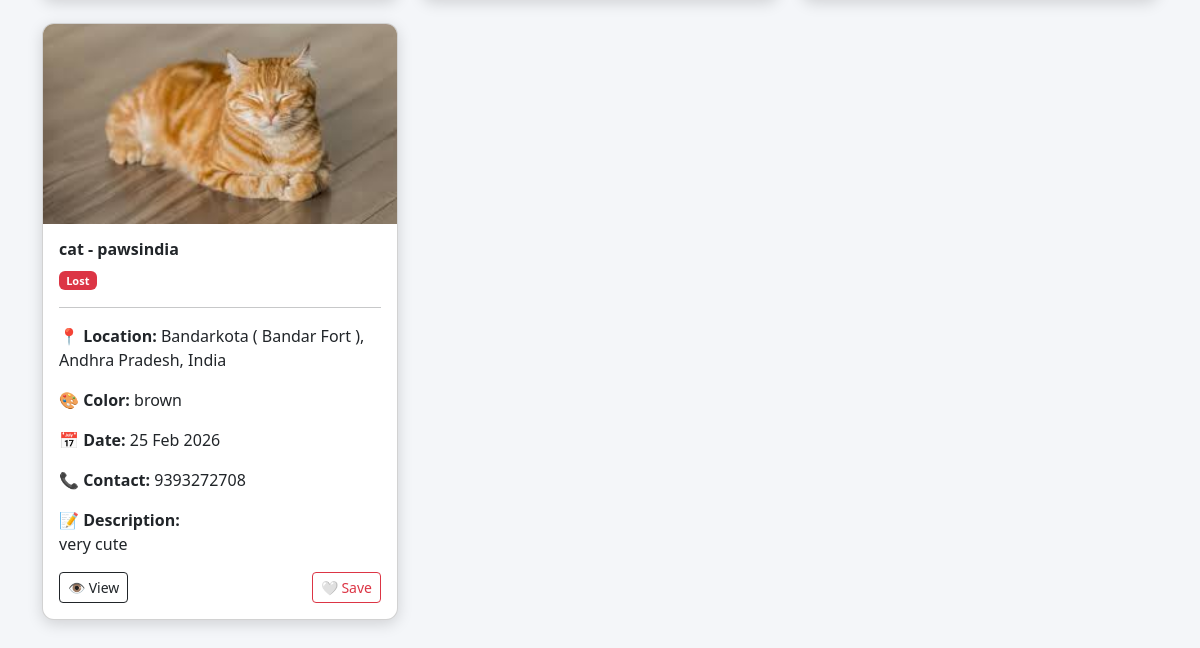
Page /all-pets/ (lower part) on the earlier database version.
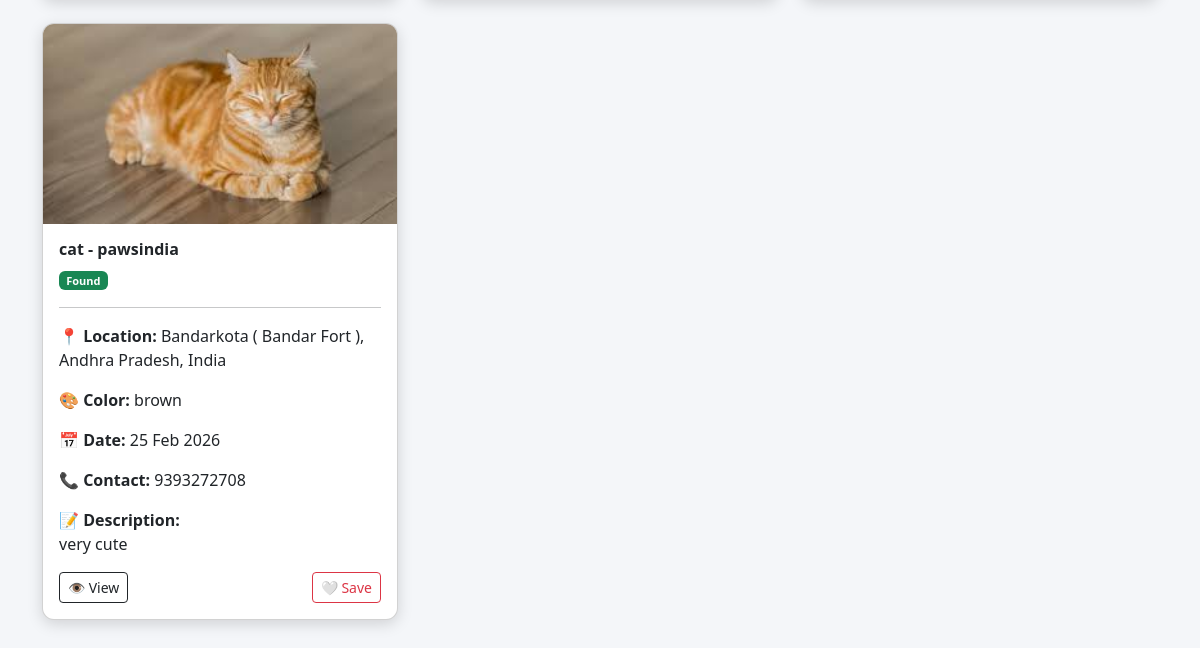
Same page on the later database version.
### pets/models.py (models this page shows, shortened)
class Pet(models.Model):
    PET_TYPES = [
        ('dog', 'Dog'),
        ('cat', 'Cat'),
        ('other', 'Other'),
    ]
    STATUS_CHOICES = [
        ('lost', 'Lost'),
        ('found', 'Found'),
        ('adopted', 'Adopted'),
        ('rescued', 'Rescued'),
    ]
    user = models.ForeignKey(settings.AUTH_USER_MODEL, on_delete=models.CASCADE)
    pet_type = models.CharField(max_length=20, choices=PET_TYPES)
    breed = models.CharField(max_length=100, blank=True, null=True)
    color = models.CharField(max_length=100, blank=True, null=True)
    location = models.CharField(max_length=255, blank=True, null=True)
    latitude = models.FloatField(blank=True, null=True)
    longitude = models.FloatField(blank=True, null=True)
    contact_info = models.CharField(max_length=200, blank=True, null=True)
    description = models.TextField(blank=True)
    image = models.ImageField(upload_to='pets/', null=True, blank=True)
    incident_datetime = models.DateTimeField(blank=True, null=True)
    status = models.CharField(max_length=20, choices=STATUS_CHOICES, default='lost')
    created_at = models.DateTimeField(auto_now_add=True)

### pets/views.py (the view)
# urls.py: path('all-pets/', views.all_pets, name='all_pets'),
def all_pets(request):
    search = request.GET.get('search', '')
    location = request.GET.get('location', '')
    pets = Pet.objects.all()
    if search:
        pets = pets.filter(
            Q(pet_type__icontains=search) |
            Q(breed__icontains=search)
        )
    if location:
        pets = pets.filter(location__icontains=location)
    favorite_ids = []
    if request.user.is_authenticated:
        favorite_ids = Favorite.objects.filter(
            user=request.user
        ).values_list('pet_id', flat=True)
    return render(request, 'all_pets.html', {
        'pets': pets,
        'favorite_ids': favorite_ids,
        'search': search,
        'location': location
    })

### templates/all_pets.html (shortened to what this page needs)
<!DOCTYPE html>
<html>
<head>
<link href="https://cdn.jsdelivr.net/npm/bootstrap@5.3.2/dist/css/bootstrap.min.css" rel="stylesheet">
</head>
<body>
<div class="container py-5">
<div class="row">
{% for pet in pets %}
<div class="col-md-4 mb-4">
<div class="card pet-card">
{% if pet.image %}
<img src="{{pet.image.url}}" class="pet-img">
{% endif %}
<div class="card-body">
<h6 class="fw-bold">{{pet.pet_type}} - {{pet.breed}}</h6>
{% if pet.status == "lost" %}
<span class="badge bg-danger">Lost</span>
{% elif pet.status == "found" %}
<span class="badge bg-success">Found</span>
{% elif pet.status == "rescued" %}
<span class="badge bg-primary">Rescued</span>
{% elif pet.status == "adopted" %}
<span class="badge bg-warning text-dark">Adopted</span>
{% endif %}
<hr>
<p><b>📍 Location:</b> {{pet.location}}</p>
<p><b>🎨 Color:</b> {{pet.color}}</p>
<p><b>📅 Date:</b> {{pet.incident_datetime|date:"d M Y"}}</p>
<p><b>📞 Contact:</b> {{pet.contact_info}}</p>
<p><b>📝 Description:</b><br>
{{pet.description|truncatewords:10}}
</p>
<div class="d-flex justify-content-between">
<a href="{% url 'pet_detail' pet.id %}"
class="btn btn-outline-dark btn-sm">
👁 View
</a>
<button onclick="toggleFavorite({{ pet.pk }}, this)"
class="btn btn-sm
{% if pet.pk in favorite_ids %}
btn-danger
{% else %}
btn-outline-danger
{% endif %}">
{% if pet.pk in favorite_ids %}
❤️ Unsave
{% else %}
🤍 Save
{% endif %}
</button>
</div>
</div>
</div>
</div>
{% endfor %}
</div>
</div>
</body>
</html>

Differences in the rows shown:
changed Pet "cat": status "Lost" → "Found"
